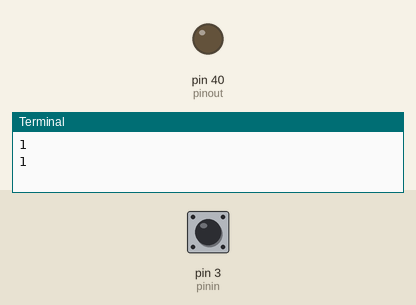
This program was run on a simulated Raspberry Pi (header pin numbers). Shown: output pins drawn as LEDs (lit = HIGH), the last lines printed to the terminal. Inputs (shaded band) come from the test bench; at power-on: pin 3 (pinin) HIGH.

Above: at 1.2 s.
1.3 s: pin 3 (pinin) pulled LOW for 1.2 s
At 2.5 s:
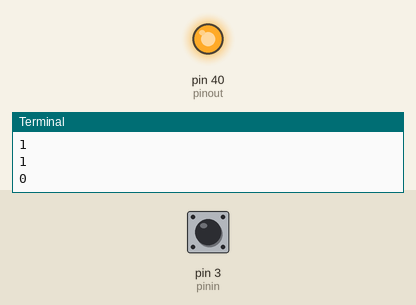
4.5 s: pin 3 (pinin) pulled LOW for 3.2 s
At 8.3 s:
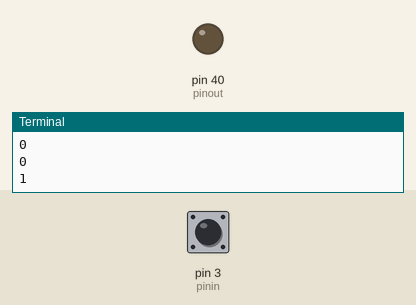
Timing chart, 0 to 9.8 s (numbered marks = the images above; inputs shaded):
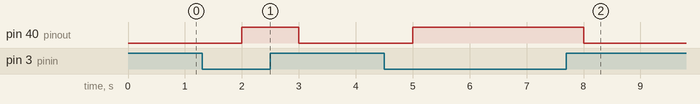

Measured:
- after the input at 1.3 s, pin 40 (pinout): LOW → HIGH after 0.70 s, → LOW 1.0 s later
- after the input at 4.5 s, pin 40 (pinout): LOW → HIGH after 0.50 s, → LOW 3.0 s later

The program:

buttonVal2.py
```python
from time import sleep
import RPi.GPIO as GPIO

GPIO.setmode(GPIO.BOARD)

pinin = 3
pinout = 40
GPIO.setup(pinin, GPIO.IN, pull_up_down=GPIO.PUD_UP)
GPIO.setup(pinout, GPIO.OUT)

try:
    while True:
            Value= GPIO.input(pinin)
            print(Value)
            if Value == 1:
                  GPIO.output(pinout, 0)
            if Value == 0:
                  GPIO.output(pinout, 1)
            sleep(1)
except KeyboardInterrupt:
    GPIO.cleanup()
```
